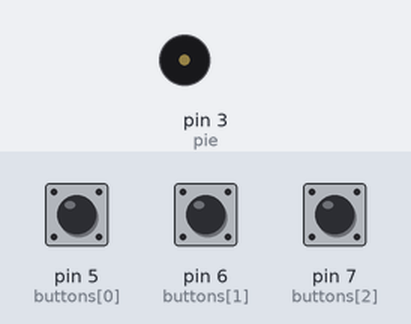
Bench run of a sketch on a simulated Arduino Uno, built with avr-gcc and run on an emulated ATmega328P. Shown: buzzer (waves = sounding). The test bench sets the inputs (shaded band); at power-on: pin 5 (buttons[0]) LOW, pin 6 (buttons[1]) LOW, pin 7 (buttons[2]) LOW.

Above: at 1.2 s.
1.3 s: pin 5 (buttons[0]) pulled HIGH for 0.15 s
At 1.38 s:
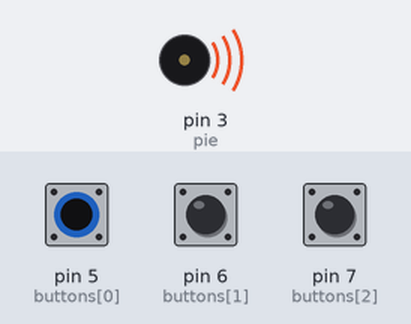
2.9 s: pin 5 (buttons[0]) pulled HIGH for 3.2 s
At 7.3 s:
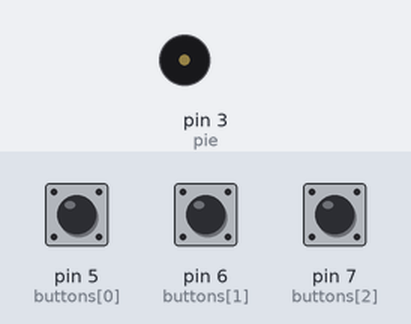
7.6 s: pin 6 (buttons[1]) pulled HIGH for 3.2 s
At 8.7 s:
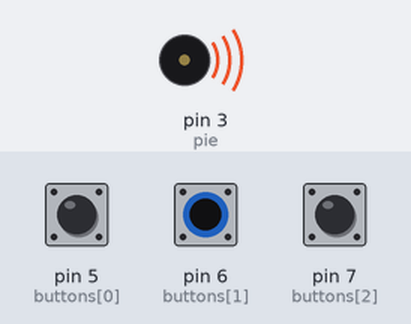
Timing chart, 0 to 12.3 s (numbered marks = the images above; inputs shaded):
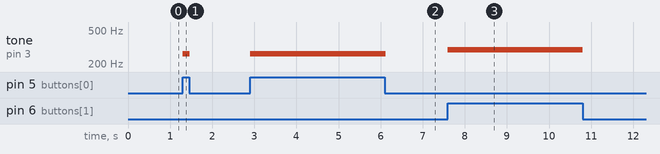

The sketch:

sketch_apr11a.ino
```cpp
//***************프로그램 설명******************//
// 20154215 구명회
// 디지털 3번 핀에 피에조 스피커를 연결하고,
// 디지털 5,6,7번핀에 버튼을 풀다운으로 연결합니다.
// 버튼을 누르면 각 버튼 별로 도, 레, 미 음을 출력합니다.
//**************프로그램 설명 끝****************//

// 음계를 저장해놓은 헤더
#include <pitches.h>
// 음 길이 10을 매크로상수 DURATION으로 정의합니다.
#define DURATION 10

// buttons[]는 버튼이 각각 5,6,7번 핀에 연결되어 있으며,
// 이 핀들을 입력으로 사용합니다.
// pie는 피에조 스피커가 디지털 3번핀에 연결되어 있으며,
// 이 핀을 출력으로 사용합니다.
int buttons[] = {5,6,7};
int pie = 3;

int notes[] = {  // 도레미 음계
  NOTE_C4, NOTE_D4, NOTE_E4 };

void setup() {
  pinMode(pie, OUTPUT);
  for(int i=0; i<3; i++)
    pinMode(buttons[i], INPUT);
}

void loop() {
  // 5~7번 버튼이 눌렸는지의 상태를 button에 저장
  // 버튼이 눌렸으면 button값은 1
  // 눌리지 않았으면 button값은 0
  // 버튼이 눌리면 피에조 스피커가 그 버튼에 맞는 음계를 출력
  // ex) buttons[0] ~> 5번 버튼이 눌림
  // tone(pie, notes[0], DURATION) ~> NOTE_C4 즉 '도'음 출력
  for(int i = 0; i<3; i++){
    boolean button = digitalRead(buttons[i]);

    if(button)
      tone(pie, notes[i], DURATION);
  }
}
```

Measured:
- after the input at 1.3 s, tone on pin 3 (pie): silent → 262 Hz at once, → silent 0.16 s later
- after the input at 2.9 s, tone on pin 3 (pie): silent → 262 Hz at once, → silent 3.2 s later
- after the input at 7.6 s, tone on pin 3 (pie): silent → 294 Hz at once, → silent 3.2 s later
